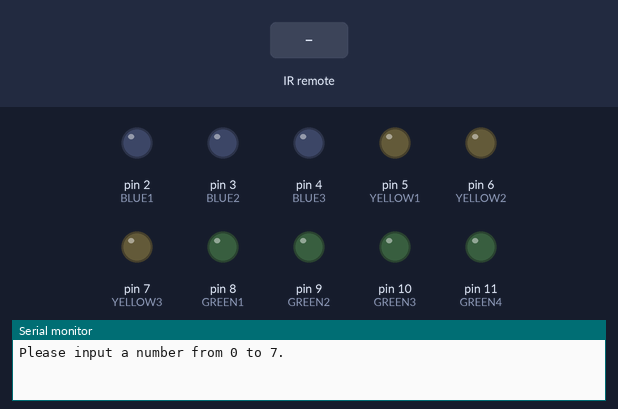
The program below on a simulated Arduino Uno, built with avr-gcc and run on an emulated ATmega328P. Shown: output pins drawn as LEDs (lit = HIGH), the last lines printed to the serial monitor. The test bench sets the inputs (shaded band).

Above: at 1.8 s.
1.9 s: infrared code 0xFF30CF received
At 3.3 s:
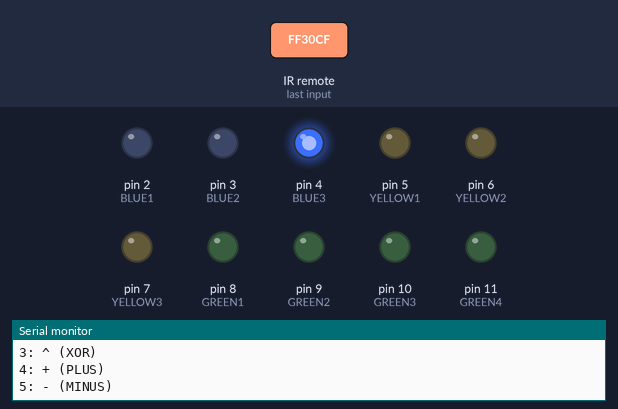
3.9 s: infrared code 0xFF6897 received
5.9 s: infrared code 0xFF18E7 received
At 6.8 s:
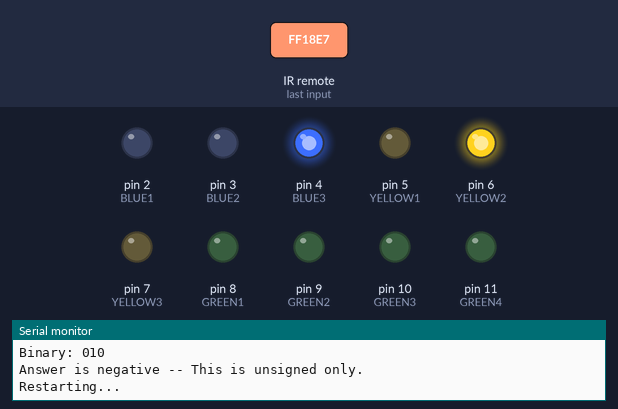
8.4 s: infrared code 0xFF7A85 received
At 9.4 s:
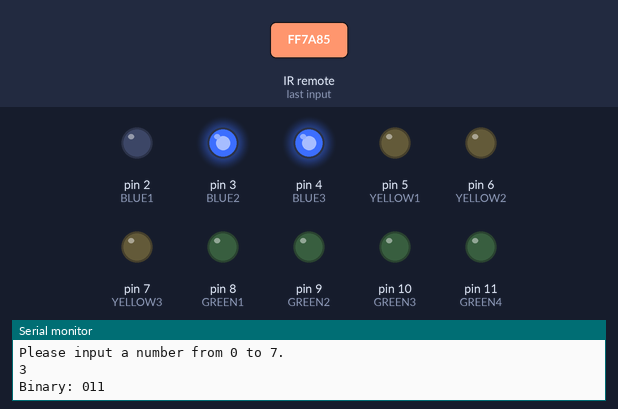
Timing chart, 0 to 11.4 s (numbered marks = the images above; inputs shaded):
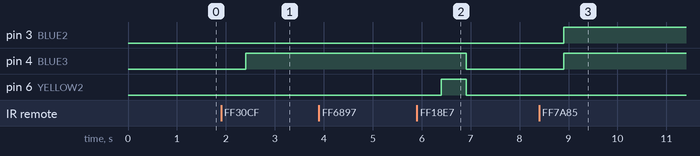

Measured:
- after the input at 1.9 s, pin 4 (BLUE3): LOW → HIGH after 0.50 s
- after the input at 5.9 s, pin 4 (BLUE3): HIGH → LOW after 1.0 s; pin 6 (YELLOW2): LOW → HIGH after 0.50 s, → LOW 0.51 s later
- after the input at 8.4 s, pin 3 (BLUE2), pin 4 (BLUE3): LOW → HIGH after 0.50 s

The program:

main.cpp
```cpp
/* TO BUILD:
LEDs Connect to pins 2 - 11
Blues: 2-4
Yellow: 5-7
Green: 8-11

The IR Receiver connects to Ground, 5V, and Pin 12 (G, R, Y)

*/

#include <Arduino.h>
#include <calcFunctions.h>
#include <IRremote.h>

#define OPERAND_SIZE 3
#define ANSWER_SIZE 4

//Defining the binary bits starting from the left. Ex) B1-B2-B3
#define BLUE1 2
#define BLUE2 3
#define BLUE3 4

#define YELLOW1 5
#define YELLOW2 6
#define YELLOW3 7

#define GREEN1 8
#define GREEN2 9
#define GREEN3 10
#define GREEN4 11

int receiver = 12;
IRrecv irrecv(receiver);
decode_results results;


int translateNum(){
  while(true){
    switch(results.value){
      case 0xFF6897: return 0;
      case 0xFF30CF: return 1;
      case 0xFF18E7: return 2;
      case 0xFF7A85: return 3;
      case 0xFF10EF: return 4;
      case 0xFF38C7: return 5;
      case 0xFF5AA5: return 6;
      case 0xFF42BD: return 7;

      default:
        Serial.println("Wrong number -- Restarting...");
        return 10;
    }// End Case
  }
}


void setup() {
  // Define pins
  pinMode(BLUE1, OUTPUT);
  pinMode(BLUE2, OUTPUT);
  pinMode(BLUE3, OUTPUT);

  pinMode(YELLOW1, OUTPUT);
  pinMode(YELLOW2, OUTPUT);
  pinMode(YELLOW3, OUTPUT);

  pinMode(GREEN1, OUTPUT);
  pinMode(GREEN2, OUTPUT);
  pinMode(GREEN3, OUTPUT);
  pinMode(GREEN4, OUTPUT);

  //Begin serial monitor
  Serial.begin(9600);
  irrecv.enableIRIn();


}

void loop() {
  int ans = -10;
  int num1 = -10;
  int num2 = -10;
  delay(500);
  for (int i = 1; i <= 11; i++){
    digitalWrite(i, LOW);
  }
  delay(500);
  Serial.println("Please input a number from 0 to 7.");
  while(num1 < 0){
    if (irrecv.decode(&results)){
      num1 = translateNum();
      delay(500);
      irrecv.resume();
    }
  }
  if (num1 == 10){
    return;
  }
  //Get First Operand
  getNumAndLightUp(num1, BLUE1, OPERAND_SIZE);

  delay(500);

  //Get operation
  printOperations();
  int op = -10;
  while(op < 0){
    if (irrecv.decode(&results)){
      op = translateNum();
      delay(500);
      irrecv.resume();
    }
  }
  if (op == 10){
    return;
  }
  printSelectedOp(op);

  //Get Second Operand
  Serial.println("Please input a second number from 0 to 7.");
  while(num2 < 0){
    if (irrecv.decode(&results)){
      num2 = translateNum();
      delay(500);
      irrecv.resume();
    }
  }
  if (num2 == 10){
    return;
  }
  //Get Second Operand
  getNumAndLightUp(num2, YELLOW1, OPERAND_SIZE);

  ans = doOperation(num1, num2, op);
  if (ans < 0){
    Serial.println("Answer is negative -- This is unsigned only.");
    Serial.println("Restarting...");
    return;
  }
  else {
    Serial.print("Answer: ");
    Serial.println(ans);
    int* ansBin = (int*) malloc(sizeof(int)*4);
    ansBin[0] = 0;
    ansBin[1] = 0;
    ansBin[2] = 0;
    ansBin[3] = 0;
    binaryArrayFromInt(ansBin, ans, ANSWER_SIZE);
    printArray(ansBin, 4);
    lightUpBinary(ansBin, GREEN1, ANSWER_SIZE);
}
  delay(5000);

}
```

calcFunctions.h
```cpp
/* Header File for Binary Calculator */


//Retrieves 3-bit integer number from Serial Monitor input (0-7)
int getNumFromInput();
//Retrieves binary array from 3-bit integer value (0-7)
void binaryArrayFromInt(int* array, int num, int size);
//Prints out binary array
void printArray(int* array, int size);
//Lights up binary on board
void lightUpBinary(int* array, int startingNum, int size);
//Combines above functions to retrieve the number (for further calculation)
//AND lights up the breadboard in binary.
int getNumAndLightUp(int num1, int startingPort, int bitSize);
//Prints operation choices
void printOperations();
//Prints selected operation
void printSelectedOp(int op);
//Does operation and returns int answer
int doOperation(int num1, int num2, int op);
```

calcFunctions.cpp
```cpp
#include <Arduino.h>
#include <calcFunctions.h>

  //Retrieve number from serial monitor input
  int getNumFromInput(){
    Serial.print("\nPlease input a number from 0 to 7.\n");
    while (Serial.available() == 0){
    }
    int num1 = Serial.parseInt();
    while (num1 > 7 || num1 < 0){
        Serial.print("Wrong number. Please input a number from 0 to 7.\n");
        while (Serial.available() == 0){}
        num1 = Serial.parseInt();
    }
    Serial.print("Input: ");
    Serial.println(num1);
    return num1;
  }

//Returns pointer to array of binary representing integer val
  void binaryArrayFromInt(int* numBin, int num, int size){
    int i = size-1;
    while (num > 0){
        int bit = num%2;
        num /= 2;
        numBin[i] = bit;
        i--;
    }
    while (i >= 0){
      numBin[i] = 0;
      i--;
    }
  }

//Prints integer array of binary
void printArray(int* array, int size){
    Serial.print("Binary: ");
    for (int i = 0; i < size; i++){
        Serial.print(array[i]);
    }
    Serial.println("\n");
}

//Lights up the LED lights based on the starting port and bit length of light
void lightUpBinary(int* array, int startingNum, int size){
    for (int i = 0, j = startingNum; i < size; i++, j++){
        if (array[i]){
        digitalWrite(j, HIGH);
        }
  }
}

//Combines above functions -- Gets num from input, prints, lights up LED lights
int getNumAndLightUp(int num1, int startingPort, int bitSize){
  int* numBin = (int*) malloc(sizeof(int)*3);
  numBin[0] = 0;
  numBin[1] = 0;
  numBin[2] = 0;
  Serial.println(num1);
  binaryArrayFromInt(numBin, num1, 3);
  printArray(numBin, bitSize);
  lightUpBinary(numBin, startingPort, bitSize);
  return num1;
}

void printOperations(){
  Serial.println("Select Operation On Remote...");
  Serial.println("1: & (AND)");
  Serial.println("2: | (OR)");
  Serial.println("3: ^ (XOR)");
  Serial.println("4: + (PLUS)");
  Serial.println("5: - (MINUS)\n");
}

//Print selected operation
void printSelectedOp(int op){
  switch(op){
    case 1:
      Serial.println("~~ & ~~\n");
      break;
    case 2:
      Serial.println("~~ | ~~\n");
      break;
    case 3:
      Serial.println("~~ ^ ~~\n");
      break;
    case 4:
      Serial.println("~~ + ~~\n");
      break;
    case 5:
      Serial.println("~~ - ~~\n");
      break;

    default:
      break;
  }
}

int doOperation(int num1, int num2, int op){
  int ans = -1000;
  switch(op){
    case 1:
      ans = num1 & num2;
      break;
    case 2:
      ans = num1 | num2;
      break;
    case 3:
      ans = num1 ^ num2;
      break;
    case 4:
      ans = num1 + num2;
      break;
    case 5:
      ans = num1 - num2;
      break;

    default:
      return ans;
  }
  return ans;
}
```
